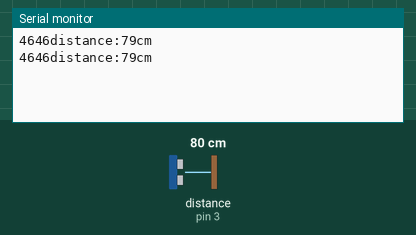
Bench run of a sketch on a simulated Arduino Uno, built with avr-gcc and run on an emulated ATmega328P. Parts: the last lines printed to the serial monitor. Wiring (inferred from the names in the program): ultrasonic range finder: trigger pin 2; echo pin 3. The test bench sets the inputs (shaded band); at power-on: distance to the obstacle (sensor on pin 3) 80 cm. The echo pulse lasts 58.3 µs per cm.

Above: at 1.8 s.
1.9 s: distance to the obstacle (sensor on pin 3) set to 2 cm
At 2.8 s:
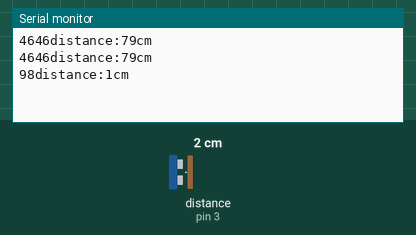
3.4 s: distance to the obstacle (sensor on pin 3) set to 4 cm
At 4.8 s:
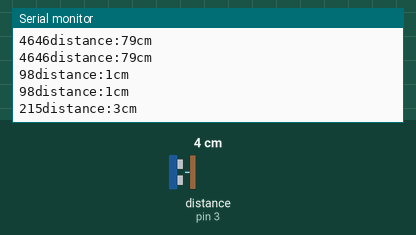
Timing chart, 0 to 6.4 s (numbered marks = the images above; inputs shaded):
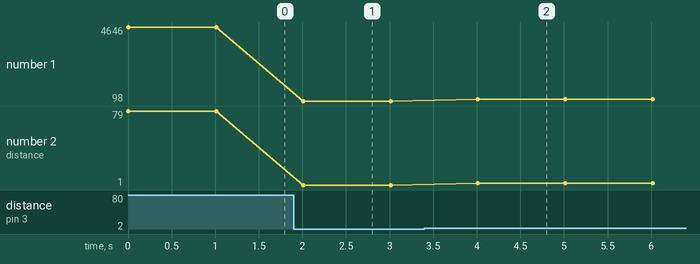

Measured:
- after the input at 1.9 s, the serial monitor: prints a new line after 0.11 s (image 1)
- after the input at 3.4 s, the serial monitor: prints a new line after 0.61 s (image 2)
- plotted number 1: 4646 → 98 after the input at 1.9 s, 98 → 215 after the input at 3.4 s
- plotted number 2: 79 → 1 after the input at 1.9 s, 1 → 3 after the input at 3.4 s

The sketch:

sr04.ino
```cpp
int _ABVAR_1_t1;
int trigPin=2;  // 发送信号端口
int echoPin =3;  //接收信号端口

int ardublockUltrasonicSensorCodeAutoGeneratedReturnCM()
{
  unsigned long duration=0;
  pinMode(trigPin, OUTPUT);
  pinMode(echoPin, INPUT);

  // 产生一个10us的高脉冲去触发TrigPin
  digitalWrite(trigPin, LOW);
  delayMicroseconds(2);
  digitalWrite(trigPin, HIGH);
  delayMicroseconds(10);
  digitalWrite(trigPin, LOW);

   // 检测脉冲宽度，并计算出距离
  duration = pulseIn(echoPin, HIGH);
   Serial.print(duration);
  duration = duration / 58.3;//  1/58.3=  343/(2*100/1000000)
  return duration;
}


void setup()
{
  Serial.begin(9600);

  pinMode(trigPin, OUTPUT);
  pinMode(echoPin, INPUT);

  //digitalWrite(4, LOW);
  _ABVAR_1_t1 = 0;
}

void loop()
{
  _ABVAR_1_t1 = ardublockUltrasonicSensorCodeAutoGeneratedReturnCM() ;
  Serial.print("distance:");
  Serial.print(_ABVAR_1_t1);
  Serial.print("cm");
  Serial.println("");
  delay(1000);
}
```
